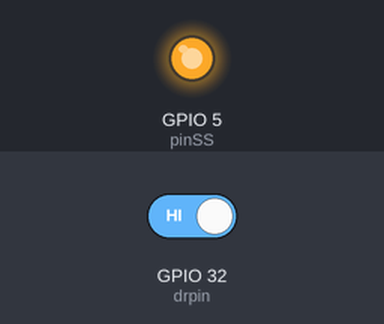
The sketch below on a simulated ESP32. Shown: output pins drawn as LEDs (lit = HIGH). The test bench sets the inputs (shaded band); at power-on: GPIO 32 (drpin) HIGH. What the sketch prints to the serial monitor is not drawn.

Above: at 1.2 s.
1.3 s: GPIO 32 (drpin) driven LOW
Timing chart, 0 to 4.3 s (numbered marks = the images above; inputs shaded):
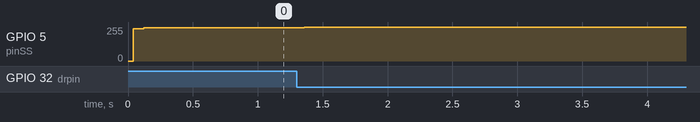

Measured:
- after the input at 1.3 s, GPIO 5 (pinSS): 248/255 → 255/255 after 0.06 s

The sketch:

rm3100.ino
```cpp
// inslude the SPI library:
#include <SPI.h>

// Activation Continuous mode
//bool act_cmm = true; //Continuous Mode Activated
bool act_cmm = false;//Continuous Mode Deactivated

// Number of Count Cycles
int cyclex = 200;
int cycley = 200;
int cyclez = 200;

// Max Sampling Rate Continuous Measurement Mode
//byte tmrc_v = 0x92; // max 600 Hz
//byte tmrc_v = 0x93; // max 300 Hz
//byte tmrc_v = 0x94; // max 150 Hz
//byte tmrc_v = 0x95; // max 75 Hz
byte tmrc_v = 0x96; // max 37 Hz Default

// Continuous Measurement Value
byte cmm_v = 0x79; // xyz
//byte cmm_v = 0x49; // x
//byte cmm_v = 0x51; // y
//byte cmm_v = 0x61; // z

// Accumulation time (millis)
int acc_time = 10;

// Count Cycles Write Registers
byte cmm = 0x01;
byte cmx = 0x04;
byte clx = 0x05;
byte cmy = 0x06;
byte cly = 0x07;
byte cmz = 0x08;
byte clz = 0x09;
byte tmrc = 0x0B;


// Count Cycles Read Registers
byte rcmx = 0x84;
byte rclx = 0x85;
byte rcmy = 0x86;
byte rcly = 0x87;
byte rcmz = 0x88;
byte rclz = 0x89;
byte rtmrc = 0x8B;

byte sts;
byte msb;
byte lsb;


// set pin 10 as the slave select for the digital pot:
const int pinSS = 5;
const int drpin = 32;

static const int spiClk = 1000000; // 1 MHz

long time_c;
int counter = 0;


long accx = 0;
long accy = 0;
long accz = 0;

#define SPI_SS(x) digitalWrite(pinSS, x)
void setup()
{
  byte high;
  byte low;
  // set the slaveSelectPin as an output:
  pinMode(pinSS, OUTPUT);
  pinMode(drpin, INPUT);

  Serial.begin(115200);

  //SPI.setClockDivider(8);
  // initialize SPI:
  SPI.begin();
  SPI.beginTransaction(SPISettings(spiClk, MSBFIRST, SPI_MODE0));

  high = highByte(cyclex);
  low = lowByte(cyclex);

  SPI_SS(LOW);
  sts = SPI.transfer(cmx);
  msb = SPI.transfer(high);
  SPI_SS(HIGH);

  SPI_SS(LOW);
  sts = SPI.transfer(clx);
  lsb = SPI.transfer(low);
  SPI_SS(HIGH);

  high = highByte(cycley);
  low = lowByte(cycley);

  SPI_SS(LOW);
  sts = SPI.transfer(cmy);
  msb = SPI.transfer(high);
  SPI_SS(HIGH);

  SPI_SS(LOW);
  sts = SPI.transfer(cly);
  lsb = SPI.transfer(low);
  SPI_SS(HIGH);

  high = highByte(cyclez);
  low = lowByte(cyclez);

  SPI_SS(LOW);
  sts = SPI.transfer(cmz);
  msb = SPI.transfer(high);
  SPI_SS(HIGH);

  SPI_SS(LOW);
  sts = SPI.transfer(clz);
  lsb = SPI.transfer(low);
  SPI_SS(HIGH);

  SPI_SS(LOW);
  sts = SPI.transfer(tmrc);
  lsb = SPI.transfer(tmrc_v);
  SPI_SS(HIGH);

  if (act_cmm)
  {
    SPI_SS(LOW);
    sts = SPI.transfer(cmm);
    lsb = SPI.transfer(cmm_v);
    SPI_SS(HIGH);
  }
  else
  {
    SPI_SS(LOW);
    sts = SPI.transfer(cmm);
    lsb = SPI.transfer(0x78);
    SPI_SS(HIGH);
  }


  /*
    SPI_SS(LOW);
    sts = SPI.transfer(rcmx);
    msb = SPI.transfer(0x80);
    SPI_SS(HIGH);

    SPI_SS(LOW);
    sts = SPI.transfer(rclx);
    lsb = SPI.transfer(0x80);
    SPI_SS(HIGH);

    Serial.println(msb);
    Serial.println(lsb);

    SPI_SS(LOW);
    sts = SPI.transfer(rcmy);
    msb = SPI.transfer(0x80);
    SPI_SS(HIGH);

    SPI_SS(LOW);
    sts = SPI.transfer(rcly);
    lsb = SPI.transfer(0x80);
    SPI_SS(HIGH);

    Serial.println(msb);
    Serial.println(lsb);

    SPI_SS(LOW);
    sts = SPI.transfer(rcmz);
    msb = SPI.transfer(0x80);
    SPI_SS(HIGH);

    SPI_SS(LOW);
    sts = SPI.transfer(clz);
    lsb = SPI.transfer(0x80);
    SPI_SS(HIGH);

    Serial.println(msb);
    Serial.println(lsb);

    SPI_SS(LOW);
    sts = SPI.transfer(rtmrc);
    lsb = SPI.transfer(0x80);
    SPI_SS(HIGH);

    Serial.println(lsb);

  */


  time_c = millis();
}

void loop()
{
  byte ans;
  byte ans2;
  byte ans3;
  byte mx[4];
  byte my[4];
  byte mz[4];
  long mag_valuex = 0;
  long mag_valuey = 0;
  long mag_valuez = 0;
  byte val = 0x00;
  byte sxi = 0xA4;
  byte sensor = B01110000;
  byte dumy = B00000000;

  if (act_cmm)
  {
    SPI_SS(LOW);
    ans3 = SPI.transfer(0xB4);
    SPI_SS(HIGH);

    if (bitRead(ans3,7))
    {
      SPI_SS(LOW);
      ans3 = SPI.transfer(sxi);
      mx[1] = SPI.transfer(dumy);
      mx[2] = SPI.transfer(dumy);
      mx[3] = SPI.transfer(dumy);
      my[1] = SPI.transfer(dumy);
      my[2] = SPI.transfer(dumy);
      my[3] = SPI.transfer(dumy);
      mz[1] = SPI.transfer(dumy);
      mz[2] = SPI.transfer(dumy);
      mz[3] = SPI.transfer(dumy);
      SPI_SS(HIGH);

      mag_valuex = 0;
      if (mx[1] >= B10000000)
      {
        mx[0] = 0xFF;
      }
      else
      {
        mx[0] = 0x00;
      }
      mag_valuex += (long)mx[0] << 24;
      mag_valuex += (long)mx[1] << 16;
      mag_valuex += (long)mx[2] << 8;
      mag_valuex += (long)mx[3];

      mag_valuey = 0;
      if (my[1] >= B10000000)
      {
        my[0] = 0xFF;
      }
      else
      {
        my[0] = 0x00;
      }
      mag_valuey += (long)my[0] << 24;
      mag_valuey += (long)my[1] << 16;
      mag_valuey += (long)my[2] << 8;
      mag_valuey += (long)my[3];

      mag_valuez = 0;
      if (mz[1] >= B10000000)
      {
        mz[0] = 0xFF;
      }
      else
      {
        mz[0] = 0x00;
      }
      mag_valuez += (long)mz[0] << 24;
      mag_valuez += (long)mz[1] << 16;
      mag_valuez += (long)mz[2] << 8;
      mag_valuez += (long)mz[3];

      accx = mag_valuex;
      accy = mag_valuey;
      accz = mag_valuez;

      Serial.print(accx); Serial.print(','); Serial.print(accy); Serial.print(','); Serial.println(accz);
    }

  }
  else
  {
    SPI_SS(LOW);
    ans = SPI.transfer(val);
    ans2 = SPI.transfer(sensor);
    SPI_SS(HIGH);
    //Serial.print(ans, BIN); Serial.print(',');Serial.print(ans2, BIN); Serial.print(',');Serial.println(digitalRead(drpin));
    while (digitalRead(drpin) == 0)
    {
    }
    //Serial.println(digitalRead(drpin));
    SPI_SS(LOW);
    ans3 = SPI.transfer(sxi);
    mx[1] = SPI.transfer(dumy);
    mx[2] = SPI.transfer(dumy);
    mx[3] = SPI.transfer(dumy);
    my[1] = SPI.transfer(dumy);
    my[2] = SPI.transfer(dumy);
    my[3] = SPI.transfer(dumy);
    mz[1] = SPI.transfer(dumy);
    mz[2] = SPI.transfer(dumy);
    mz[3] = SPI.transfer(dumy);
    SPI_SS(HIGH);

    mag_valuex = 0;
    if (mx[1] >= B10000000)
    {
      mx[0] = 0xFF;
    }
    else
    {
      mx[0] = 0x00;
    }
    mag_valuex += (long)mx[0] << 24;
    mag_valuex += (long)mx[1] << 16;
    mag_valuex += (long)mx[2] << 8;
    mag_valuex += (long)mx[3];

    mag_valuey = 0;
    if (my[1] >= B10000000)
    {
      my[0] = 0xFF;
    }
    else
    {
      my[0] = 0x00;
    }
    mag_valuey += (long)my[0] << 24;
    mag_valuey += (long)my[1] << 16;
    mag_valuey += (long)my[2] << 8;
    mag_valuey += (long)my[3];

    mag_valuez = 0;
    if (mz[1] >= B10000000)
    {
      mz[0] = 0xFF;
    }
    else
    {
      mz[0] = 0x00;
    }
    mag_valuez += (long)mz[0] << 24;
    mag_valuez += (long)mz[1] << 16;
    mag_valuez += (long)mz[2] << 8;
    mag_valuez += (long)mz[3];

    if (millis() < time_c + acc_time)
    {
      accx += mag_valuex;
      accy += mag_valuey;
      accz += mag_valuez;
      counter += 1;
    }
    else
    {
      //Serial.println(counter);
      Serial.print(accx / counter); Serial.print(','); Serial.print(accy / counter); Serial.print(','); Serial.println(accz / counter);

      //Serial.print(accx/counter);Serial.print(','); Serial.print(accy/counter);Serial.print(',');Serial.print(accz/counter);Serial.print(',');Serial.println(counter);
      //Serial.print(accx);Serial.print(','); Serial.print(accy);Serial.print(',');Serial.print(accz);Serial.print(',');Serial.println(counter);

      accx = 0;
      accy = 0;
      accz = 0;
      counter = 0;
      time_c = millis();

      //Serial.print(mag_valuex);Serial.print(','); Serial.print(mag_valuey);Serial.print(',');Serial.println(mag_valuez);
    }
  }
}
```
